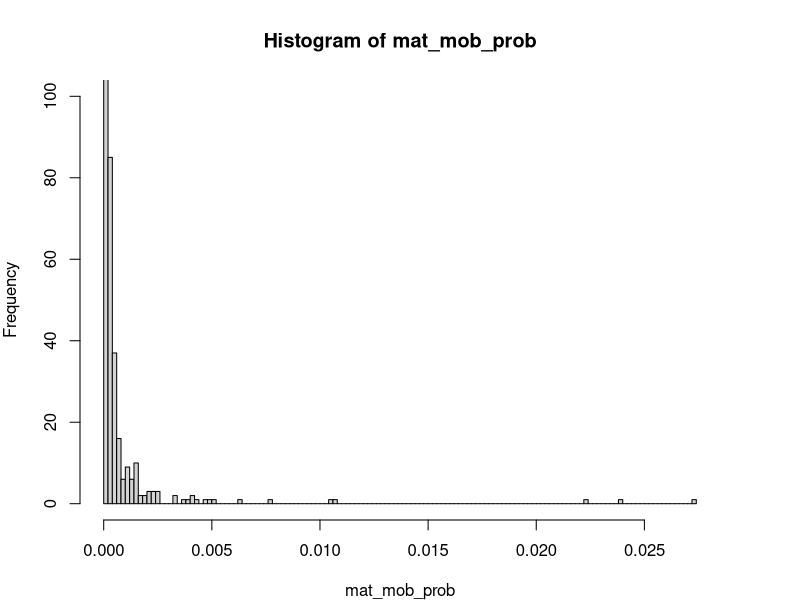
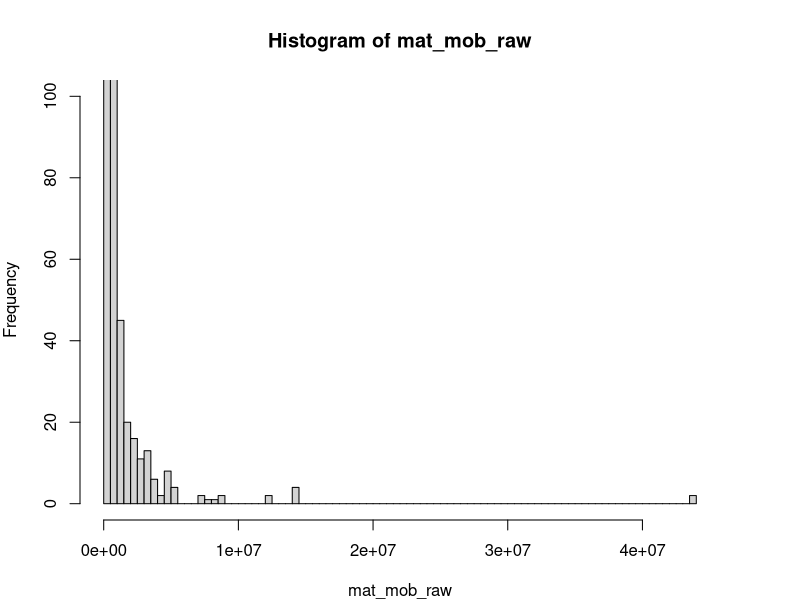
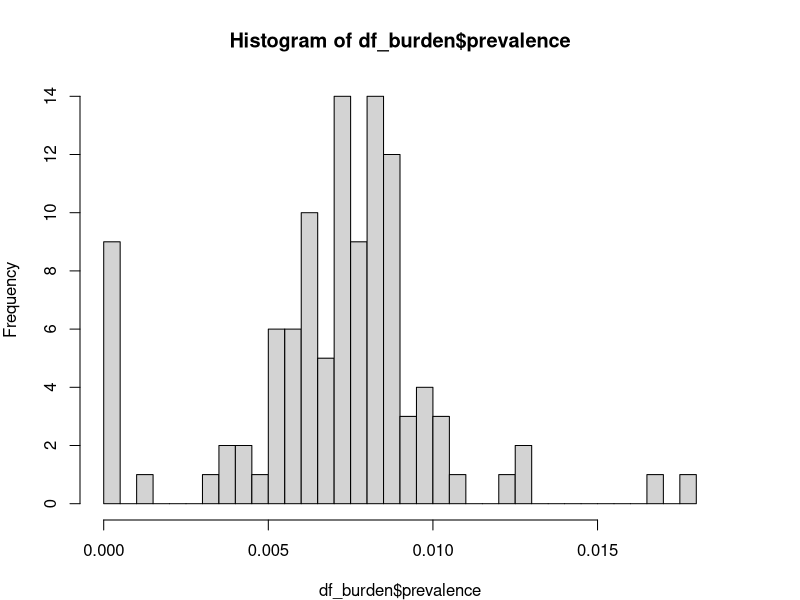
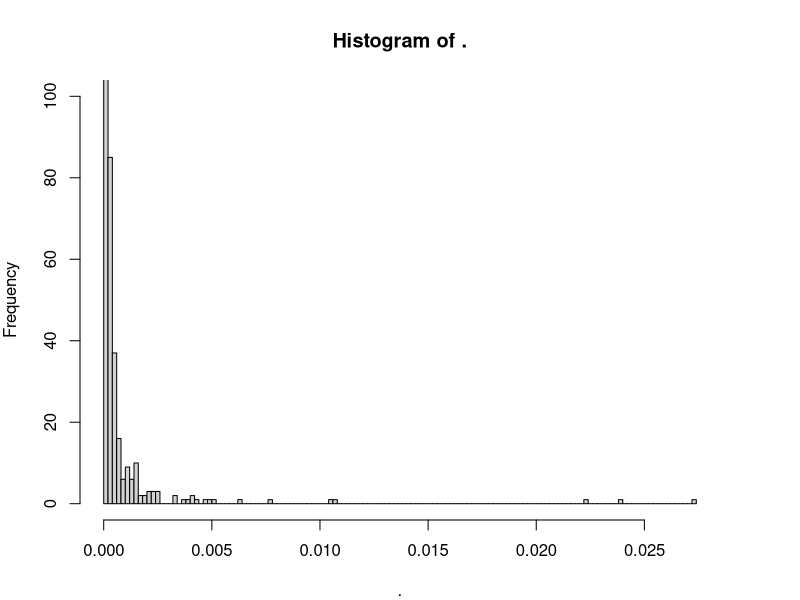
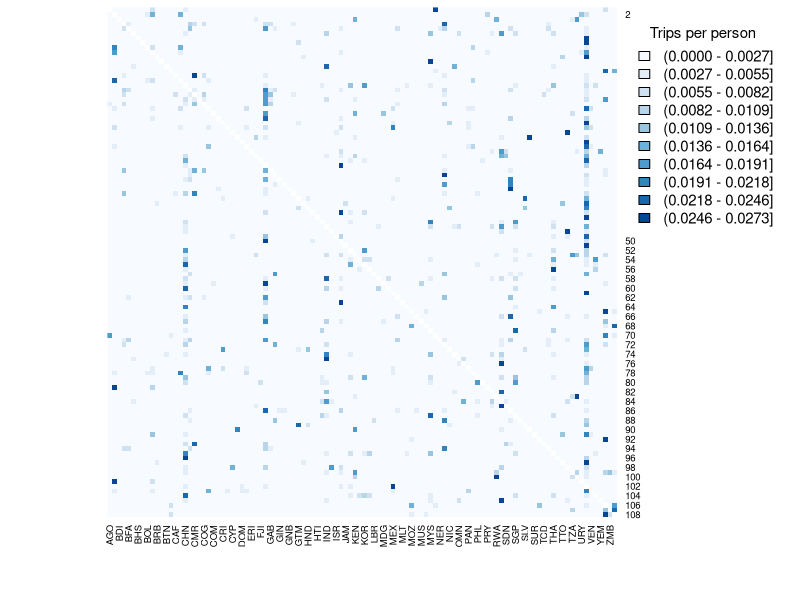

The R source for these figures, in order:
library('tidyverse')
library('RColorBrewer')

# read in burden estimates with annual infeciton numbers
df_burden_with_pop_size_2015 <- read.csv("LassaX/data_chik/df_burden_with_pop_size_2015.csv")
df_burden_with_pop_size_2015$prevalence = df_burden_with_pop_size_2015$infections_mean/df_burden_with_pop_size_2015$total_pop_size

# mobility matrix = pairwise number of trips 
mat_mobility_2015 <- read.csv("LassaX/data_chik/mat_mobility_2015.csv")
rownames(mat_mobility_2015) = mat_mobility_2015[,1]

mat_mob_raw = as.matrix(mat_mobility_2015[,2:ncol(mat_mobility_2015)])
mat_mob_nonzero = mat_mob_raw[mat_mob_raw!=0]

sub_cols = colnames(mat_mobility_2015[,2:ncol(mat_mobility_2015)])
df_burden = df_burden_with_pop_size_2015[df_burden_with_pop_size_2015$code %in% sub_cols,]




# ls_mob = lapply(seq_len(nrow(mat_mob)), function(i) {
#     pop = df_burden$total_pop_size[df_burden$code == colnames(mat_mob)[i]]
#     mat_mob[i,] / pop
#     })
# names(ls_mob) = rownames(mat_mob)


mat_mob_prob = map(seq_len(nrow(mat_mob_raw)), function(i) {
    pop = df_burden$total_pop_size[df_burden$code == colnames(mat_mob_raw)[i]]
    prev = df_burden$prevalence[df_burden$code == colnames(mat_mob_raw)[i]]
    (mat_mob_raw[i,] / pop)*prev
}) %>% bind_rows() %>% as.matrix

par(mar = c(4, 4, 4, 4))
hist(mat_mob_prob, breaks = 100, ylim = c(0,100))
hist(mat_mob_raw, breaks = 100, ylim = c(0,100))

hist(df_burden$prevalence, breaks = 50)

# 10% of matrix is 0s 
(108^2 - sum(mat_mob_raw==0, na.rm = T)) / 108^2
(108^2 - sum(mat_mob_prob==0, na.rm = T)) / 108^2

mat_mob_prob[mat_mob_prob!=0 & !is.na(mat_mob_prob)] %>% 
    hist(., breaks=100, ylim = c(0,100))
# create legend and colors 
n = 10
cols = colorRampPalette(brewer.pal(8,"Blues"))(n)
lgnd = seq(from=min(mat_mob_prob, na.rm = T),
           to=max(mat_mob_prob, na.rm = T), 
           length.out = n+1)
lgnd = format(lgnd, scientific=F, digits = 2)
lgnd = paste('(', lgnd[1:n], ' - ', lgnd[2:(n+1)], ']', sep='')

# plot -- save with custom params manually
par(mar = c(1, 0, 1, 1))
mat_mob_prob %>% as.matrix %>% 
    heatmap(.,Colv = NA, Rowv = NA, revC = T, col=cols)
legend(x='topright', legend=lgnd, fill=cols, 
       title='Trips per person', cex=0.9, box.col='white')

write.csv(mat_mob_prob, file='LassaX/data_chik/mat_mob_prob.csv', row.names = F)
          